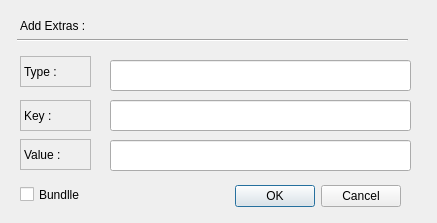
<?xml version="1.0" encoding="UTF-8"?>
<ui version="4.0">
 <class>addExtrasDialog</class>
 <widget class="QDialog" name="addExtrasDialog">
  <property name="geometry">
   <rect>
    <x>0</x>
    <y>0</y>
    <width>437</width>
    <height>223</height>
   </rect>
  </property>
  <property name="windowTitle">
   <string>Dialog</string>
  </property>
  <widget class="QDialogButtonBox" name="buttonBox">
   <property name="geometry">
    <rect>
     <x>60</x>
     <y>180</y>
     <width>341</width>
     <height>32</height>
    </rect>
   </property>
   <property name="orientation">
    <enum>Qt::Orientation::Horizontal</enum>
   </property>
   <property name="standardButtons">
    <set>QDialogButtonBox::StandardButton::Cancel|QDialogButtonBox::StandardButton::Ok</set>
   </property>
  </widget>
  <widget class="QLabel" name="label">
   <property name="geometry">
    <rect>
     <x>20</x>
     <y>10</y>
     <width>101</width>
     <height>31</height>
    </rect>
   </property>
   <property name="autoFillBackground">
    <bool>true</bool>
   </property>
   <property name="frameShape">
    <enum>QFrame::Shape::NoFrame</enum>
   </property>
   <property name="text">
    <string>Add Extras :</string>
   </property>
  </widget>
  <widget class="QLabel" name="label_2">
   <property name="geometry">
    <rect>
     <x>20</x>
     <y>56</y>
     <width>71</width>
     <height>31</height>
    </rect>
   </property>
   <property name="frameShape">
    <enum>QFrame::Shape::StyledPanel</enum>
   </property>
   <property name="text">
    <string>Type :</string>
   </property>
  </widget>
  <widget class="QLabel" name="label_3">
   <property name="geometry">
    <rect>
     <x>20</x>
     <y>100</y>
     <width>71</width>
     <height>31</height>
    </rect>
   </property>
   <property name="frameShape">
    <enum>QFrame::Shape::StyledPanel</enum>
   </property>
   <property name="text">
    <string>Key :</string>
   </property>
  </widget>
  <widget class="QLabel" name="label_4">
   <property name="geometry">
    <rect>
     <x>20</x>
     <y>139</y>
     <width>71</width>
     <height>31</height>
    </rect>
   </property>
   <property name="frameShape">
    <enum>QFrame::Shape::StyledPanel</enum>
   </property>
   <property name="text">
    <string>Value :</string>
   </property>
  </widget>
  <widget class="Line" name="line">
   <property name="geometry">
    <rect>
     <x>17</x>
     <y>30</y>
     <width>391</width>
     <height>20</height>
    </rect>
   </property>
   <property name="orientation">
    <enum>Qt::Orientation::Horizontal</enum>
   </property>
  </widget>
  <widget class="QLineEdit" name="typeInput">
   <property name="geometry">
    <rect>
     <x>110</x>
     <y>60</y>
     <width>301</width>
     <height>31</height>
    </rect>
   </property>
   <property name="toolTip">
    <string>&lt;html&gt;&lt;head/&gt;&lt;body&gt;&lt;p&gt;E.g. --es, --ez&lt;/p&gt;&lt;/body&gt;&lt;/html&gt;</string>
   </property>
  </widget>
  <widget class="QLineEdit" name="keyInput">
   <property name="geometry">
    <rect>
     <x>110</x>
     <y>100</y>
     <width>301</width>
     <height>31</height>
    </rect>
   </property>
  </widget>
  <widget class="QLineEdit" name="valueInput">
   <property name="geometry">
    <rect>
     <x>110</x>
     <y>140</y>
     <width>301</width>
     <height>31</height>
    </rect>
   </property>
  </widget>
  <widget class="QCheckBox" name="bundleCheckBox">
   <property name="geometry">
    <rect>
     <x>20</x>
     <y>179</y>
     <width>101</width>
     <height>31</height>
    </rect>
   </property>
   <property name="text">
    <string>Bundlle</string>
   </property>
  </widget>
 </widget>
 <resources/>
 <connections>
  <connection>
   <sender>buttonBox</sender>
   <signal>accepted()</signal>
   <receiver>addExtrasDialog</receiver>
   <slot>accept()</slot>
   <hints>
    <hint type="sourcelabel">
     <x>248</x>
     <y>254</y>
    </hint>
    <hint type="destinationlabel">
     <x>157</x>
     <y>274</y>
    </hint>
   </hints>
  </connection>
  <connection>
   <sender>buttonBox</sender>
   <signal>rejected()</signal>
   <receiver>addExtrasDialog</receiver>
   <slot>reject()</slot>
   <hints>
    <hint type="sourcelabel">
     <x>316</x>
     <y>260</y>
    </hint>
    <hint type="destinationlabel">
     <x>286</x>
     <y>274</y>
    </hint>
   </hints>
  </connection>
 </connections>
</ui>
